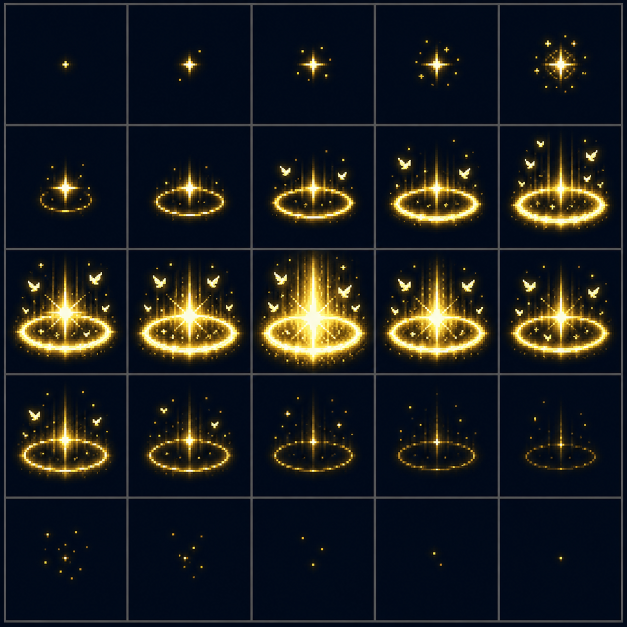
#> input picture assets/vfx/status/buffs/blessing.png, 1254 x 1254 px (shown at 1/2 size)
$ python vfx-alpha.py --source ../assets/vfx/status/buffs/blessing.png
#> lines starting #> are read from the running program, lines starting #| are printed output that depends on the picture; after the words box and inside, x2 and y2 are one past the last pixel; in counts of white or black regions, pixels touching at a corner belong together
"""Inspect VFX PNGs and optionally create non-destructive RGBA compatibility copies.

Requires Pillow and numpy. Run from the repository root:
  python scripts/vfx-alpha.py --audit
  python scripts/vfx-alpha.py --build-compat
  python scripts/vfx-alpha.py --source NEW.png --output CLEAN.png --unmat --columns 6 --rows 6
The original path is never overwritten. Review flagged frames before accepting new art.
"""
import argparse
import hashlib
import json
import subprocess
from pathlib import Path

import numpy as np
from PIL import Image, ImageDraw

ROOT = Path(__file__).resolve().parents[1]


def inspect(path, columns=1, rows=1, atlas=None):
#> called with columns = 6, rows = 6
    im = Image.open(path).convert("RGBA")
    a = np.asarray(im)
    alpha = a[:, :, 3]
#> alpha: shape (1254, 1254); every value is 255
    dark = (a[:, :, :3].max(2) <= 20) & (alpha >= 250)
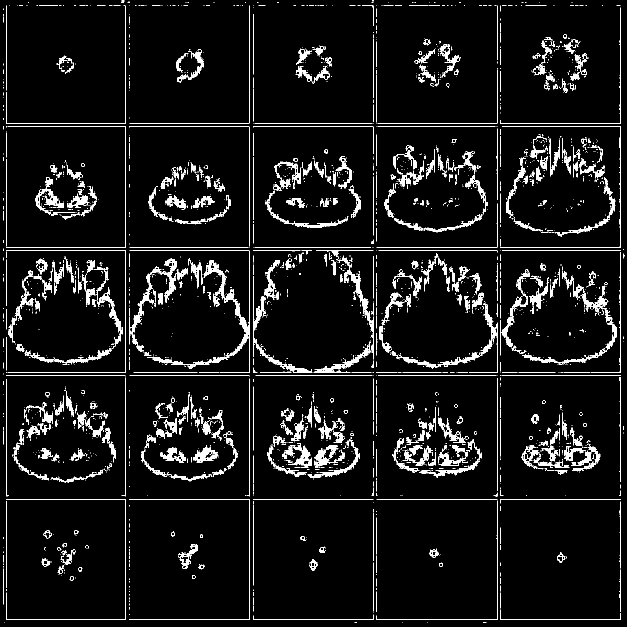
#> dark: shape (1254, 1254) bool (shown at 1/2 size); 6.5% white; 2569 white regions (2071 under 20 px), largest, box (x1, y1, x2, y2) and area: (294, 521, 498, 738) 2956, (506, 552, 625, 746) 1564, (676, 511, 747, 719) 1407
    report = dict(source=path.relative_to(ROOT).as_posix() if path.is_relative_to(ROOT) else str(path),
                  sha256=hashlib.sha256(path.read_bytes()).hexdigest(),
                  width=im.width, height=im.height, transparent=round(float((alpha == 0).mean()), 5),
                  lowAlpha=round(float(((alpha > 0) & (alpha <= 3)).mean()), 5),
                  opaqueBlack=round(float(dark.mean()), 5),
                  fullyOpaque=bool((alpha == 255).all()), frames=[])
#> report = 9 items
    xs = atlas["columns"] if atlas else np.linspace(0, im.width, columns + 1, dtype=int)
#> xs = [0, 209, 418, 627, 836, 1045, 1254]
    ys = atlas["rows"] if atlas else np.linspace(0, im.height, rows + 1, dtype=int)
#> ys = [0, 209, 418, 627, 836, 1045, 1254]
    previous = None
    for y in range(rows):
        for x in range(columns):
            cell = a[int(ys[y]):int(ys[y + 1]), int(xs[x]):int(xs[x + 1])]
            energy = cell[:, :, :3].max(2) / 255 * cell[:, :, 3] / 255
            mass = float(energy.sum())
            yy, xx = np.indices(energy.shape)
            center = [float((xx * energy).sum() / max(mass, 1)) / cell.shape[1],
                      float((yy * energy).sum() / max(mass, 1)) / cell.shape[0]]
            edge = np.concatenate([energy[0], energy[-1], energy[:, 0], energy[:, -1]])
            frame = dict(index=y * columns + x, empty=mass < 1,
                         center=[round(v, 4) for v in center], brightness=round(float(energy.mean()), 4),
                         edgeCoverage=round(float((edge > .15).mean()), 4))
            if previous:
                frame["centerJump"] = round(float(np.linalg.norm(np.array(center) - previous[0])), 4)
                frame["brightnessJump"] = round(abs(frame["brightness"] - previous[1]), 4)
            previous = (center, frame["brightness"])
            report["frames"].append(frame)
    report["review"] = dict(emptyFrames=[f["index"] for f in report["frames"] if f["empty"]],
                           edgeFrames=[f["index"] for f in report["frames"] if f["edgeCoverage"] > .1],
                           centerJumps=[f["index"] for f in report["frames"] if f.get("centerJump", 0) > .18])
    return report


def clean(source, output, unmat=False, cutoff=3, matte=(0, 0, 0)):
    if source.resolve() == output.resolve():
        raise ValueError("The output must differ from the original.")
    a = np.array(Image.open(source).convert("RGBA"), dtype=np.float32)
    if unmat:
        a[:, :, :3] = np.maximum(0, a[:, :, :3] - np.array(matte))
        # RGB is premultiplied light over black. Divide by the new coverage,
        # preserving the original emitted color on black while removing matte.
        coverage = a[:, :, :3].max(2) / 255
        a[:, :, 3] *= coverage
        a[:, :, :3] /= np.maximum(coverage[:, :, None], 1 / 255)
    a[a[:, :, 3] <= cutoff] = 0
    output.parent.mkdir(parents=True, exist_ok=True)
    Image.fromarray(np.rint(a).clip(0, 255).astype(np.uint8)).save(output)


def main():
    parser = argparse.ArgumentParser(description=__doc__)
    parser.add_argument("--audit", action="store_true")
    parser.add_argument("--build-compat", action="store_true")
    parser.add_argument("--source", type=Path)
    parser.add_argument("--output", type=Path)
    parser.add_argument("--unmat", action="store_true")
    parser.add_argument("--columns", type=int, default=6)
    parser.add_argument("--rows", type=int, default=6)
    parser.add_argument("--metadata", type=Path)
    args = parser.parse_args()
    if args.source:
        if args.output:
            clean(args.source, args.output, args.unmat)
        print(json.dumps(inspect(args.output or args.source, args.columns, args.rows), indent=2))
        return
    metadata = json.loads(args.metadata.read_text(encoding="utf-8-sig")) if args.metadata else json.loads(
        subprocess.run(["node", str(ROOT / "scripts/vfx-asset-metadata.mjs")],
                       cwd=ROOT, capture_output=True, text=True, check=True).stdout)
    metadata = {key.split("?")[0]: value for key, value in metadata.items()}
    reports, aliases, thumbnails = [], {}, []
    for path in sorted((ROOT / "assets/vfx").rglob("*.png")):
        if "alpha-compat" in path.parts:
            continue
        key = "./" + path.relative_to(ROOT).as_posix()
        data = metadata.get(key, {})
        report = inspect(path, data.get("columns", 1), data.get("rows", 1), data.get("atlas"))
        reports.append(report)
        if report["fullyOpaque"] and report["opaqueBlack"] > .05:
            output = ROOT / "assets/vfx/alpha-compat" / path.relative_to(ROOT / "assets/vfx")
            aliases[key] = "./" + output.relative_to(ROOT).as_posix()
            matte = (0, 9, 26) if key.endswith("/buffs/blessing.png") else (0, 0, 0)
            report["removedMatte"] = matte
            if args.build_compat:
                # Blessing's nominal black background is actually dark blue.
                clean(path, output, unmat=True, matte=matte)
                thumb = Image.new("RGB", (250, 275), "#3b6671")
                im = Image.open(output).convert("RGBA")
                im.thumbnail((246, 246))
                thumb.paste(im, (2, 2), im)
                ImageDraw.Draw(thumb).text((4, 250), path.parent.name + "/" + path.stem[:22], fill="white")
                thumbnails.append(thumb)
            if output.exists():
                report["compatibilityCopy"] = inspect(output, data.get("columns", 1), data.get("rows", 1), data.get("atlas"))
    out = ROOT / "assets/vfx/audit"
    out.mkdir(exist_ok=True)
    (out / "alpha-report.json").write_text(json.dumps(reports, indent=2) + "\n", encoding="utf-8")
    if args.build_compat:
        (ROOT / "vfx/alphaAssets.js").write_text(
            "// Generated by scripts/vfx-alpha.py --build-compat. Originals remain intact.\n"
            "export const VFX_ALPHA_COPIES = Object.freeze(" + json.dumps(aliases, indent=2) + ");\n"
            "export function resolveVfxAlphaSource(src) { return VFX_ALPHA_COPIES[String(src).split(\"?\")[0]] || src; }\n", encoding="utf-8")
        if thumbnails:
            gallery = Image.new("RGB", (250 * 5, 275 * ((len(thumbnails) + 4) // 5)), "#182c34")
            for i, thumb in enumerate(thumbnails):
                gallery.paste(thumb, ((i % 5) * 250, (i // 5) * 275))
            gallery.save(out / "alpha-contact-sheet.jpg", quality=90)
    print(json.dumps(dict(inspected=len(reports), blackBacked=len(aliases), compatibilityBuilt=args.build_compat)))


if __name__ == "__main__":
    main()
